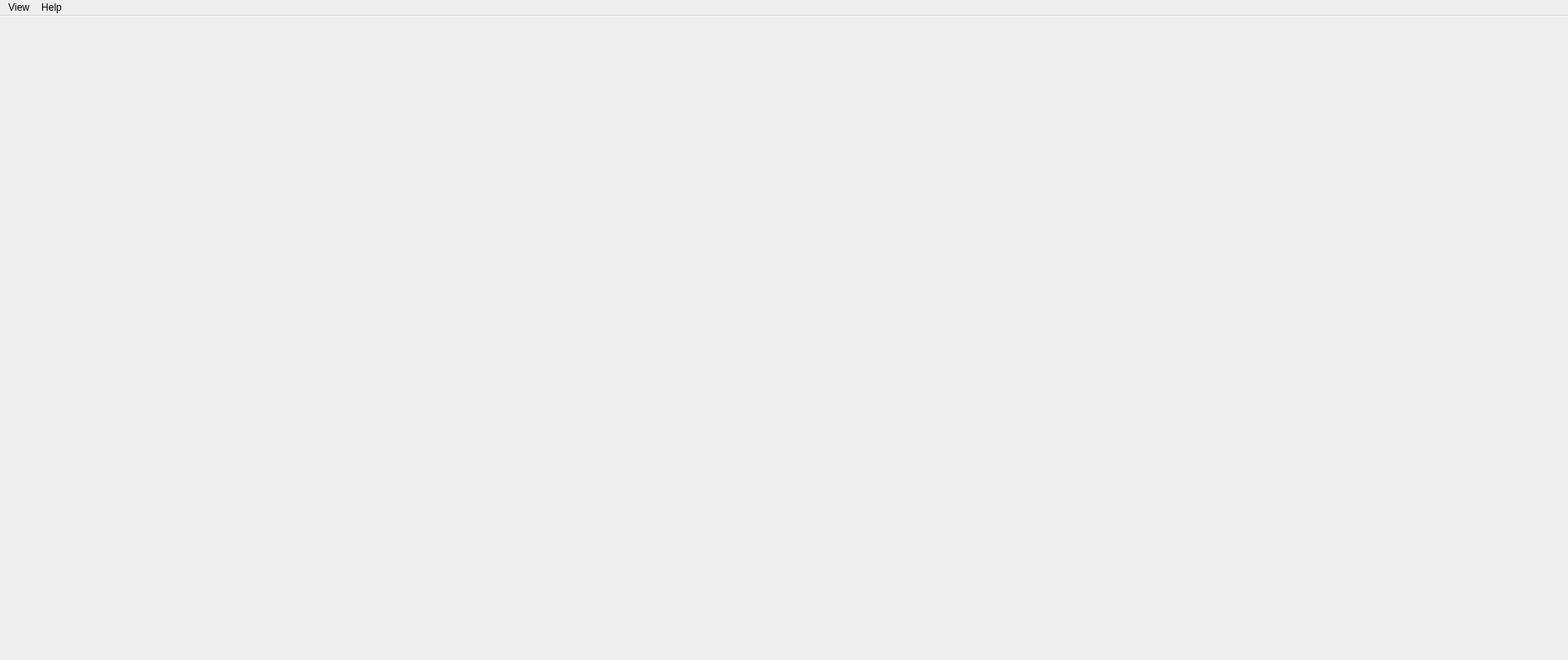
<?xml version="1.0" encoding="UTF-8"?>
<ui version="4.0">
 <class>MainWindow</class>
 <widget class="QMainWindow" name="MainWindow">
  <property name="geometry">
   <rect>
    <x>0</x>
    <y>0</y>
    <width>1900</width>
    <height>800</height>
   </rect>
  </property>
  <property name="minimumSize">
   <size>
    <width>1900</width>
    <height>800</height>
   </size>
  </property>
  <property name="windowTitle">
   <string>MainWindow</string>
  </property>
  <widget class="QWidget" name="centralWidget">
   <property name="enabled">
    <bool>true</bool>
   </property>
   <property name="sizePolicy">
    <sizepolicy hsizetype="MinimumExpanding" vsizetype="MinimumExpanding">
     <horstretch>1</horstretch>
     <verstretch>1</verstretch>
    </sizepolicy>
   </property>
   <property name="maximumSize">
    <size>
     <width>100000</width>
     <height>100000</height>
    </size>
   </property>
   <property name="layoutDirection">
    <enum>Qt::LeftToRight</enum>
   </property>
   <property name="autoFillBackground">
    <bool>false</bool>
   </property>
   <layout class="QVBoxLayout" name="verticalLayout_8" stretch="0">
    <property name="spacing">
     <number>0</number>
    </property>
    <property name="sizeConstraint">
     <enum>QLayout::SetMaximumSize</enum>
    </property>
    <property name="leftMargin">
     <number>0</number>
    </property>
    <property name="topMargin">
     <number>0</number>
    </property>
    <property name="rightMargin">
     <number>0</number>
    </property>
    <property name="bottomMargin">
     <number>0</number>
    </property>
    <item>
     <widget class="QWidget" name="topWidget" native="true">
      <property name="sizePolicy">
       <sizepolicy hsizetype="Minimum" vsizetype="Minimum">
        <horstretch>0</horstretch>
        <verstretch>0</verstretch>
       </sizepolicy>
      </property>
      <property name="minimumSize">
       <size>
        <width>0</width>
        <height>300</height>
       </size>
      </property>
      <layout class="QVBoxLayout" name="topWidgetLayout">
       <property name="spacing">
        <number>0</number>
       </property>
       <property name="leftMargin">
        <number>0</number>
       </property>
       <property name="topMargin">
        <number>0</number>
       </property>
       <property name="rightMargin">
        <number>0</number>
       </property>
       <property name="bottomMargin">
        <number>0</number>
       </property>
       <item>
        <widget class="QWidget" name="screenWidget" native="true">
         <property name="sizePolicy">
          <sizepolicy hsizetype="Preferred" vsizetype="Fixed">
           <horstretch>0</horstretch>
           <verstretch>1</verstretch>
          </sizepolicy>
         </property>
         <property name="minimumSize">
          <size>
           <width>0</width>
           <height>1</height>
          </size>
         </property>
         <property name="styleSheet">
          <string notr="true"/>
         </property>
        </widget>
       </item>
      </layout>
     </widget>
    </item>
   </layout>
  </widget>
  <widget class="QMenuBar" name="menuBar">
   <property name="geometry">
    <rect>
     <x>0</x>
     <y>0</y>
     <width>1900</width>
     <height>21</height>
    </rect>
   </property>
   <widget class="QMenu" name="menuView">
    <property name="title">
     <string>View</string>
    </property>
    <addaction name="actionControl_Panel"/>
   </widget>
   <widget class="QMenu" name="menuHelp">
    <property name="title">
     <string>Help</string>
    </property>
    <addaction name="actionAbout"/>
   </widget>
   <addaction name="menuView"/>
   <addaction name="menuHelp"/>
  </widget>
  <action name="actionControl_Panel">
   <property name="text">
    <string>Control Panel</string>
   </property>
  </action>
  <action name="actionAbout">
   <property name="text">
    <string>About</string>
   </property>
  </action>
 </widget>
 <layoutdefault spacing="6" margin="11"/>
 <resources/>
 <connections/>
</ui>
